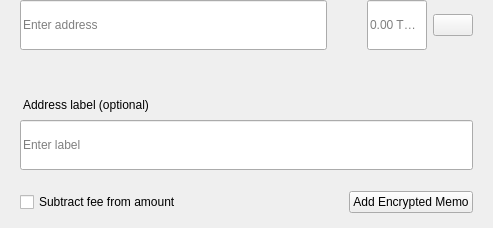
<?xml version="1.0" encoding="UTF-8"?>
<ui version="4.0">
 <class>SendMultiRow</class>
 <widget class="QWidget" name="SendMultiRow">
  <property name="geometry">
   <rect>
    <x>0</x>
    <y>0</y>
    <width>493</width>
    <height>228</height>
   </rect>
  </property>
  <property name="minimumSize">
   <size>
    <width>0</width>
    <height>0</height>
   </size>
  </property>
  <property name="maximumSize">
   <size>
    <width>16777215</width>
    <height>16777215</height>
   </size>
  </property>
  <property name="windowTitle">
   <string>Form</string>
  </property>
  <layout class="QVBoxLayout" name="verticalLayout_3">
   <property name="spacing">
    <number>0</number>
   </property>
   <property name="leftMargin">
    <number>0</number>
   </property>
   <property name="topMargin">
    <number>0</number>
   </property>
   <property name="rightMargin">
    <number>20</number>
   </property>
   <property name="bottomMargin">
    <number>5</number>
   </property>
   <item alignment="Qt::AlignTop">
    <widget class="QWidget" name="widget" native="true">
     <property name="sizePolicy">
      <sizepolicy hsizetype="Expanding" vsizetype="Maximum">
       <horstretch>0</horstretch>
       <verstretch>0</verstretch>
      </sizepolicy>
     </property>
     <property name="minimumSize">
      <size>
       <width>0</width>
       <height>60</height>
      </size>
     </property>
     <property name="maximumSize">
      <size>
       <width>16777215</width>
       <height>85</height>
      </size>
     </property>
     <layout class="QHBoxLayout" name="horizontalLayout" stretch="6,0,2">
      <property name="spacing">
       <number>0</number>
      </property>
      <property name="leftMargin">
       <number>8</number>
      </property>
      <property name="topMargin">
       <number>0</number>
      </property>
      <property name="rightMargin">
       <number>0</number>
      </property>
      <property name="bottomMargin">
       <number>0</number>
      </property>
      <item alignment="Qt::AlignTop">
       <widget class="QStackedWidget" name="stackedAddress">
        <property name="minimumSize">
         <size>
          <width>0</width>
          <height>50</height>
         </size>
        </property>
        <property name="maximumSize">
         <size>
          <width>16777215</width>
          <height>50</height>
         </size>
        </property>
        <widget class="QWidget" name="page_4">
         <property name="sizePolicy">
          <sizepolicy hsizetype="Expanding" vsizetype="Preferred">
           <horstretch>0</horstretch>
           <verstretch>0</verstretch>
          </sizepolicy>
         </property>
         <property name="minimumSize">
          <size>
           <width>0</width>
           <height>50</height>
          </size>
         </property>
         <property name="maximumSize">
          <size>
           <width>16777215</width>
           <height>55</height>
          </size>
         </property>
         <layout class="QVBoxLayout" name="verticalLayout_7">
          <property name="spacing">
           <number>0</number>
          </property>
          <property name="leftMargin">
           <number>12</number>
          </property>
          <property name="topMargin">
           <number>0</number>
          </property>
          <property name="rightMargin">
           <number>0</number>
          </property>
          <property name="bottomMargin">
           <number>0</number>
          </property>
          <item>
           <widget class="QLineEdit" name="lineEditAddress">
            <property name="minimumSize">
             <size>
              <width>0</width>
              <height>50</height>
             </size>
            </property>
            <property name="maximumSize">
             <size>
              <width>16777215</width>
              <height>50</height>
             </size>
            </property>
            <property name="placeholderText">
             <string>Enter address</string>
            </property>
           </widget>
          </item>
         </layout>
        </widget>
        <widget class="QWidget" name="page_3"/>
       </widget>
      </item>
      <item>
       <spacer name="horizontalSpacer_3">
        <property name="orientation">
         <enum>Qt::Horizontal</enum>
        </property>
        <property name="sizeType">
         <enum>QSizePolicy::Fixed</enum>
        </property>
        <property name="sizeHint" stdset="0">
         <size>
          <width>40</width>
          <height>20</height>
         </size>
        </property>
       </spacer>
      </item>
      <item>
       <layout class="QHBoxLayout" name="horizontalLayout_2">
        <property name="spacing">
         <number>6</number>
        </property>
        <item alignment="Qt::AlignTop">
         <widget class="QLineEdit" name="lineEditAmount">
          <property name="sizePolicy">
           <sizepolicy hsizetype="Expanding" vsizetype="Preferred">
            <horstretch>0</horstretch>
            <verstretch>0</verstretch>
           </sizepolicy>
          </property>
          <property name="minimumSize">
           <size>
            <width>0</width>
            <height>50</height>
           </size>
          </property>
          <property name="maximumSize">
           <size>
            <width>16777215</width>
            <height>50</height>
           </size>
          </property>
          <property name="maxLength">
           <number>17</number>
          </property>
          <property name="alignment">
           <set>Qt::AlignLeading|Qt::AlignLeft|Qt::AlignVCenter</set>
          </property>
          <property name="placeholderText">
           <string notr="true">0.00 TRUMP</string>
          </property>
         </widget>
        </item>
        <item>
         <layout class="QVBoxLayout" name="verticalLayout">
          <property name="topMargin">
           <number>14</number>
          </property>
          <property name="bottomMargin">
           <number>0</number>
          </property>
          <item alignment="Qt::AlignTop">
           <widget class="QPushButton" name="btnMenu">
            <property name="minimumSize">
             <size>
              <width>0</width>
              <height>0</height>
             </size>
            </property>
            <property name="maximumSize">
             <size>
              <width>16777215</width>
              <height>16777215</height>
             </size>
            </property>
            <property name="focusPolicy">
             <enum>Qt::NoFocus</enum>
            </property>
            <property name="text">
             <string/>
            </property>
           </widget>
          </item>
         </layout>
        </item>
       </layout>
      </item>
     </layout>
    </widget>
   </item>
   <item>
    <widget class="QWidget" name="layoutLabel" native="true">
     <property name="minimumSize">
      <size>
       <width>0</width>
       <height>0</height>
      </size>
     </property>
     <property name="maximumSize">
      <size>
       <width>16777215</width>
       <height>16777215</height>
      </size>
     </property>
     <layout class="QVBoxLayout" name="verticalLayout_9">
      <property name="spacing">
       <number>6</number>
      </property>
      <property name="leftMargin">
       <number>20</number>
      </property>
      <property name="topMargin">
       <number>0</number>
      </property>
      <property name="rightMargin">
       <number>0</number>
      </property>
      <property name="bottomMargin">
       <number>10</number>
      </property>
      <item>
       <spacer name="verticalSpacer">
        <property name="orientation">
         <enum>Qt::Vertical</enum>
        </property>
        <property name="sizeType">
         <enum>QSizePolicy::Fixed</enum>
        </property>
        <property name="sizeHint" stdset="0">
         <size>
          <width>20</width>
          <height>20</height>
         </size>
        </property>
       </spacer>
      </item>
      <item>
       <widget class="QLabel" name="labelSubtitleDescription">
        <property name="styleSheet">
         <string notr="true">margin-bottom:2px;
margin-left:0.05px;
padding:0px;</string>
        </property>
        <property name="text">
         <string>Address label (optional)</string>
        </property>
       </widget>
      </item>
      <item>
       <widget class="QLineEdit" name="lineEditDescription">
        <property name="minimumSize">
         <size>
          <width>0</width>
          <height>50</height>
         </size>
        </property>
        <property name="maximumSize">
         <size>
          <width>16777215</width>
          <height>50</height>
         </size>
        </property>
        <property name="placeholderText">
         <string>Enter label</string>
        </property>
       </widget>
      </item>
      <item>
       <spacer name="verticalSpacer_2">
        <property name="orientation">
         <enum>Qt::Vertical</enum>
        </property>
        <property name="sizeType">
         <enum>QSizePolicy::Fixed</enum>
        </property>
        <property name="sizeHint" stdset="0">
         <size>
          <width>20</width>
          <height>15</height>
         </size>
        </property>
       </spacer>
      </item>
      <item>
       <widget class="QWidget" name="containerMemo" native="true">
        <layout class="QHBoxLayout" name="horizontalLayout_5">
         <property name="leftMargin">
          <number>0</number>
         </property>
         <property name="topMargin">
          <number>0</number>
         </property>
         <property name="rightMargin">
          <number>0</number>
         </property>
         <property name="bottomMargin">
          <number>0</number>
         </property>
         <item>
          <widget class="QCheckBox" name="checkboxSubtractFeeFromAmount">
           <property name="toolTip">
            <string>The fee will be deducted from the amount being sent. The recipient will receive less TRUMP than you enter in the amount field. If multiple recipients are selected, the fee is split equally.</string>
           </property>
           <property name="text">
            <string>Subtract fee from amount</string>
           </property>
          </widget>
         </item>
         <item>
          <spacer name="horizontalSpacer">
           <property name="orientation">
            <enum>Qt::Horizontal</enum>
           </property>
           <property name="sizeHint" stdset="0">
            <size>
             <width>40</width>
             <height>20</height>
            </size>
           </property>
          </spacer>
         </item>
         <item>
          <widget class="QPushButton" name="btnAddMemo">
           <property name="text">
            <string notr="true">Add Encrypted Memo</string>
           </property>
          </widget>
         </item>
        </layout>
       </widget>
      </item>
     </layout>
    </widget>
   </item>
  </layout>
 </widget>
 <resources/>
 <connections/>
</ui>
